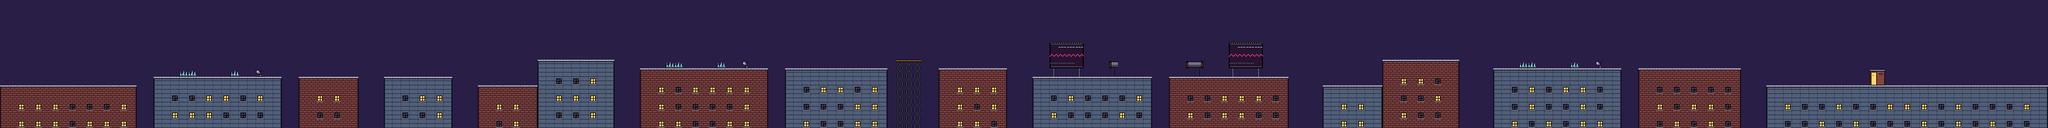

This game map was drawn from its Tiled (.tmx) file and the tilesets committed beside it. A one-line description and the trimmed map source follow:
An orthogonal 240x15 tile map with 16x16 px tiles, 1 tile layer (Tiles) and 17 objects (6x Pigeon, 6x Stamp, 2x Beacon, Player, Speed, ...).

<map version="1.10" tiledversion="1.11.2" orientation="orthogonal" renderorder="right-down" width="240" height="15" tilewidth="16" tileheight="16" infinite="0" nextlayerid="4" nextobjectid="18">
  <properties>
    <property name="index" value="3" type="int" />
    <property name="name" value="GLASS DISTRICT" />
    <property name="speed" value="36" type="int" />
    <property name="sky" value="2" type="int" />
  </properties>
  <tileset firstgid="1" source="../tileset.tsx" />
  <layer id="1" name="Tiles" width="240" height="15">
    <data>[3600 cells, 3600 non-empty, 38 distinct tile ids]</data>
  </layer>
  <objectgroup id="2" name="Spawns">
    <object id="1" name="Player" class="Player" x="96" y="160">
      <point />
    </object>
    <object id="2" name="Pigeon" class="Pigeon" x="160" y="144">
      <point />
      <properties>
        <property name="arg" value="0" type="int" />
      </properties>
    </object>
    <object id="3" name="Pigeon" class="Pigeon" x="176" y="144">
      <point />
      <properties>
        <property name="arg" value="1" type="int" />
      </properties>
    </object>
    <object id="4" name="Stamp" class="Stamp" x="352" y="80">
      <point />
      <properties>
        <property name="arg" value="0" type="int" />
      </properties>
    </object>
    <object id="5" name="Stamp" class="Stamp" x="1072" y="80">
      <point />
      <properties>
        <property name="arg" value="0" type="int" />
      </properties>
    </object>
    <object id="6" name="Stamp" class="Stamp" x="1264" y="64">
      <point />
      <properties>
        <property name="arg" value="0" type="int" />
      </properties>
    </object>
    <object id="7" name="Beacon" class="Beacon" x="1504" y="128">
      <point />
      <properties>
        <property name="arg" value="0" type="int" />
      </properties>
    </object>
    <object id="8" name="Pigeon" class="Pigeon" x="1568" y="112">
      <point />
      <properties>
        <property name="arg" value="0" type="int" />
      </properties>
    </object>
    <object id="9" name="Pigeon" class="Pigeon" x="1584" y="112">
      <point />
      <properties>
        <property name="arg" value="1" type="int" />
      </properties>
    </object>
    <object id="10" name="Stamp" class="Stamp" x="1696" y="80">
      <point />
      <properties>
        <property name="arg" value="0" type="int" />
      </properties>
    </object>
    <object id="11" name="Speed" class="Speed" x="2416" y="0">
      <point />
      <properties>
        <property name="arg" value="40" type="int" />
      </properties>
    </object>
    <object id="12" name="Stamp" class="Stamp" x="2656" y="80">
      <point />
      <properties>
        <property name="arg" value="0" type="int" />
      </properties>
    </object>
    <object id="13" name="Stamp" class="Stamp" x="2864" y="64">
      <point />
      <properties>
        <property name="arg" value="0" type="int" />
      </properties>
    </object>
    <object id="14" name="Beacon" class="Beacon" x="3104" y="128">
      <point />
      <properties>
        <property name="arg" value="0" type="int" />
      </properties>
    </object>
    <object id="15" name="Pigeon" class="Pigeon" x="3168" y="112">
      <point />
      <properties>
        <property name="arg" value="0" type="int" />
      </properties>
    </object>
    <object id="16" name="Pigeon" class="Pigeon" x="3184" y="112">
      <point />
      <properties>
        <property name="arg" value="1" type="int" />
      </properties>
    </object>
    <object id="17" name="Mate" class="Mate" x="3504" y="160">
      <point />
      <properties>
        <property name="arg" value="0" type="int" />
      </properties>
    </object>
  </objectgroup>
</map>
